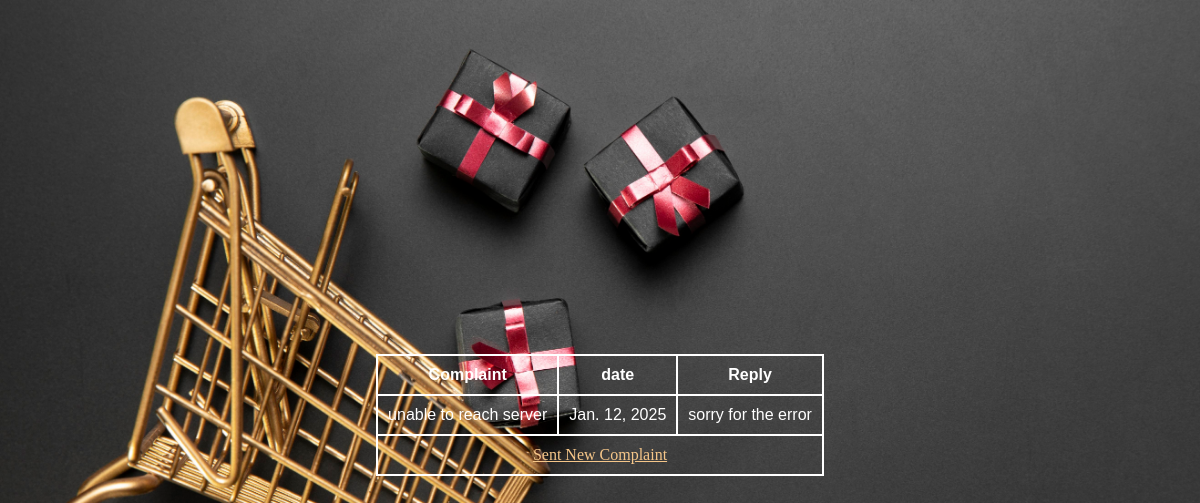
Screenshot of /sellerviewreply (signed in) with the database file from the repository.
### SpeedKartApp/models.py (models this page shows)
class Complaints_Reply_Table(models.Model):
    USER_ID = models.ForeignKey(UserTable_model, on_delete=models.CASCADE, null=True, blank=True)
    SELLER_ID = models.ForeignKey(Seller_Table, on_delete=models.CASCADE, null=True, blank=True)
    DELIVERY = models.ForeignKey(Delivery_Agent_Table, on_delete=models.CASCADE, null=True, blank=True)
    Complaint = models.CharField(max_length= 200,null= True,blank= True)
    created_at = models.DateField(auto_now_add= True, null=True, blank=True)
    updated_at = models.DateField(auto_now= True, null=True, blank=True)
    Reply = models.CharField(max_length= 200,null= True,blank= True)

### SpeedKartApp/views.py (the view)
# urls.py: path('sellerviewreply', SellerViewReply.as_view(), name="sellerviewreply"),
class SellerViewReply(View):
    def get(self, request):
        obj1=Complaints_Reply_Table.objects.filter(SELLER_ID__LOGIN_ID_id=request.session['login_id'])
        return render(request, 'seller/viewreply_seller.html',{'obj1':obj1})

### templates/seller/viewreply_seller.html (shortened to what this page needs)
{% load static %}
<!DOCTYPE html>
<html lang="en">
<head>
    <link rel="stylesheet" href="{% static 'style.css'  %}">
</head>
<body class="test">
    <table>
        <th>Complaint</th>
        <th>date</th>
        <th>Reply</th>
        {% for i in obj1 %}
        <tr>
            <td>{{i.Complaint}}</td>
            <td>{{i.created_at}}</td>
            <td>{{i.Reply}}</td>
        {% endfor %}
                <tr><td colspan="3"><a href="/sellersendcomp">Sent New Complaint</a></td></tr>
        </tr>
    </table>
</body>
</html>

### static/style.css (style rules this page uses)
* { padding: 0; margin: 0; color: white; font-family: Verdana, Geneva, Tahoma, sans-serif; }
.test { display: flex; justify-content: center; height: 100vh; align-items: center; position: relative; }
body { background-image: url(img20.jpg); background-size: cover; }
a { font-family: cursive; color: rgb(245, 198, 137); text-align: center; }
table { border-collapse: collapse; margin-top: 30px; }
th, td { border: 2.5px solid rgb(255, 255, 255); padding: 10px; text-align: center; }

### rows the page displays
Complaints_Reply_Table: Complaint "unable to reach server", created_at "Jan. 12, 2025", Reply "sorry for the error"
